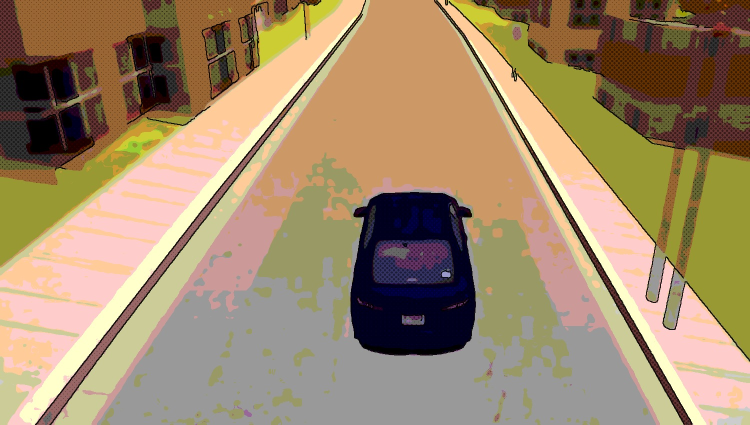
#> input picture motion/templates/game_poster/panels/car.jpg, 1500 x 850 px, given in place of L_230.5.jpg, which was not available (shown at 1/2 size)
$ python stylise.py
#> lines starting #> are read from the running program, lines starting #| are printed output that depends on the picture; after the words box and inside, x2 and y2 are one past the last pixel; in counts of white or black regions, pixels touching at a corner belong together
# Comic-panel stylise: smooth -> sunset/neon grade -> posterize -> ink edges -> halftone shading. Free, deterministic.
import cv2, numpy as np, json, sys
from PIL import Image
FR = '/home/claude/hook/fr/'
SKY = {'tower', 'skyline', 'river'}
P = {  # name: (frame, crop x0,y0,x1,y1 in 1920x1080, grade)
 'tower':  ('L_230.5.jpg', (380, 180, 1480, 860), 'sunset'),
 'stage':  ('S_95.jpg',    (420, 100, 1800, 850), 'neon'),
  'midway': ('L_65.jpg',    (560, 330, 1600, 860), 'neon'),
 'fireworks': ('L_69.5.jpg', (600, 60, 1500, 850), 'neon'),
 'dome':   ('L_76.jpg',    (520, 330, 1500, 870), 'neon'),
 'ctrain': ('L_108.jpg',   (520, 340, 1440, 900), 'sunset'),
 'r311':   ('L_117.jpg',   (300, 330, 1800, 870), 'teal'),
 'heli':   ('L_225.jpg',   (700, 180, 1700, 880), 'sunset'),
 'mp':     ('L_205.jpg',   (250, 330, 1700, 880), 'teal'),
 'skyline':('L_233.5.jpg', (300, 180, 1700, 860), 'sunset'),
 'car':    ('L_9.jpg',     (300, 180, 1500, 860), 'sunset'),
 'river':  ('L_60.jpg',    (500, 180, 1800, 850), 'sunset'),
}
GR = {'sunset': [(255, 120, 40), (255, 60, 140)], 'neon': [(140, 40, 255), (255, 40, 170)], 'teal': [(20, 200, 220), (255, 150, 40)]}
def sunset_sky(img):
    # replace the daylight sky (bright/blue region touching the top edge) with a box-art sunset gradient
    h, w = img.shape[:2]; hsv = cv2.cvtColor(img, cv2.COLOR_BGR2HSV)
#> after `h, w = img.shape[:2]`: h = 838; w = 1375
#> after `hsv = cv2.cvtColor(img, cv2.COLOR_BGR2HSV)`: hsv: shape (838, 1375, 3); mean H, S, V 35.1, 92.4, 164.2
    cand = ((hsv[..., 2] > 150) & ((hsv[..., 1] < 90) | ((hsv[..., 0] > 90) & (hsv[..., 0] < 130)))).astype(np.uint8)
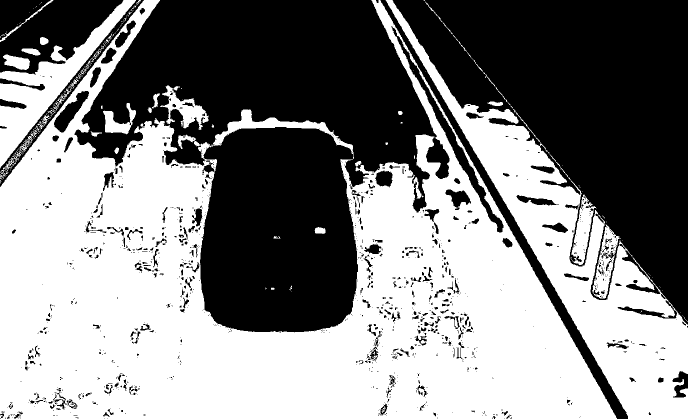
#> cand: shape (838, 1375) (shown at 1/2 size); values 0 (black) and 1 (white), 52.4% white; 1168 black regions (899 under 20 px), largest, box (x1, y1, x2, y2) and area: (149, 0, 899, 665) 276513, (785, 0, 1375, 649) 194440, (0, 0, 247, 149) 18339
    cand = cv2.morphologyEx(cand, cv2.MORPH_OPEN, np.ones((5, 5), np.uint8))
#> cand: shape (838, 1375); values 0 (black) and 1 (white), 50.8% white; 344 black regions (199 under 20 px), largest, box (x1, y1, x2, y2) and area: (149, 0, 899, 665) 285576, (785, 0, 1375, 655) 199158, (0, 0, 247, 149) 22941
    n, lab = cv2.connectedComponents(cand); top = set(np.unique(lab[0])) - {0}
#> after `n, lab = cv2.connectedComponents(cand)`:
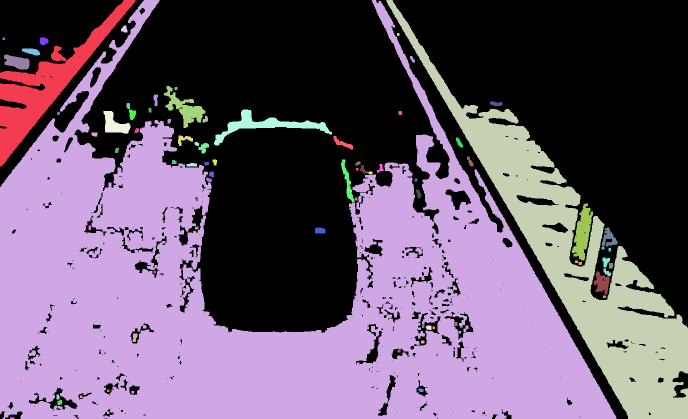
#> lab: shape (838, 1375) int32 (shown at 1/2 size); 76 distinct labels, from 0 to 75; one colour per label, 0 black
#> after `n, lab = cv2.connectedComponents(cand)`: n = 76
#> after `top = set(np.unique(lab[0])) - {0}`: top = 3 items
    m = np.isin(lab, list(top)).astype(np.float32)
#> m: shape (838, 1375) float32; values 0 (black) and 1 (white), 49.2% white; 3 white regions, box (x1, y1, x2, y2) and area: (0, 0, 1233, 838) 453476, (773, 0, 1375, 838) 93210, (0, 0, 271, 333) 19816
    m = cv2.GaussianBlur(m, (7, 7), 0)[..., None]
#> m: shape (838, 1375, 1) float32
    ys = np.linspace(0, 1, h)[:, None, None]; stops = np.array([[70, 30, 120], [200, 50, 140], [255, 110, 70], [255, 190, 90]], np.float32)[:, ::-1]
#> after `ys = np.linspace(0, 1, h)[:, None, None]`: ys = 838 values from 0 to 1
    k = np.clip(ys * 1.6, 0, 1) * 3; i = np.clip(k.astype(int), 0, 2); f = k - i
#> after `k = np.clip(ys * 1.6, 0, 1) * 3`: k = 838 values from 0 to 3
#> after `i = np.clip(k.astype(int), 0, 2)`: i = 838 values from 0 to 2
    grad = stops[i[..., 0]] * (1 - f) + stops[np.clip(i[..., 0] + 1, 0, 3)] * f
    grad = np.broadcast_to(grad, (h, w, 3))
    # keep cloud texture: modulate by the original luminance a little
    lum = cv2.cvtColor(img, cv2.COLOR_BGR2GRAY).astype(np.float32)[..., None] / 255
    sky = np.clip(grad * (0.8 + 0.35 * (lum - 0.7)), 0, 255)
    return (img * (1 - m) + sky * m).astype(np.uint8)
def stylise(img, grade, sky=False, night=False):
    if night:
        img = np.clip(255 * (img / 255.0) ** 0.72, 0, 255).astype(np.uint8)
    if sky: img = sunset_sky(img)
    h, w = img.shape[:2]
#> h = 838; w = 1375
    a = cv2.bilateralFilter(img, 9, 60, 9); a = cv2.bilateralFilter(a, 9, 50, 7)
    # saturation / contrast punch
    hsv = cv2.cvtColor(a, cv2.COLOR_BGR2HSV).astype(np.float32); hsv[..., 1] = np.clip(hsv[..., 1] * 1.55 + 12, 0, 255)
    hsv[..., 2] = np.clip((hsv[..., 2] - 128) * 1.18 + 136, 0, 255); a = cv2.cvtColor(hsv.astype(np.uint8), cv2.COLOR_HSV2BGR).astype(np.float32) / 255
#> after `hsv[..., 2] = np.clip((hsv[..., 2] - 128) * 1.18 + 136, 0, 255)`:
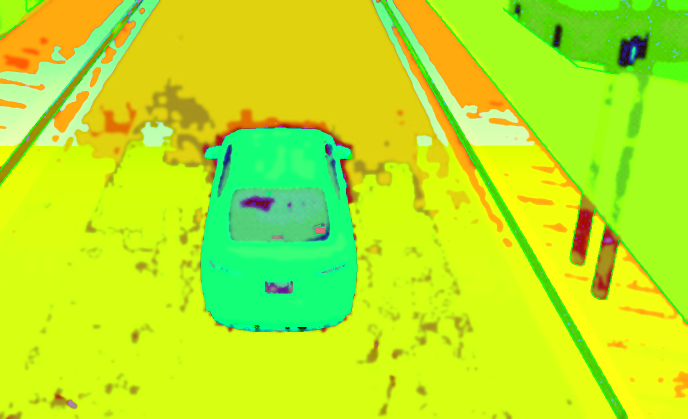
#> hsv: shape (838, 1375, 3) float32 (shown at 1/2 size); mean of channels 0, 1, 2 34, 234.5, 184.3; drawn as B, G, R
    # gradient grade (soft light), strongest at the top (sky)
    c0, c1 = [np.array(c[::-1], np.float32) / 255 for c in GR[grade]]
    t = np.linspace(0, 1, h)[:, None, None]; g = c0 * (1 - t) + c1 * t
#> after `t = np.linspace(0, 1, h)[:, None, None]`: t = 838 values from 0 to 1
    sl = np.where(g < .5, 2 * a * g + a * a * (1 - 2 * g), 2 * a * (1 - g) + np.sqrt(a) * (2 * g - 1))
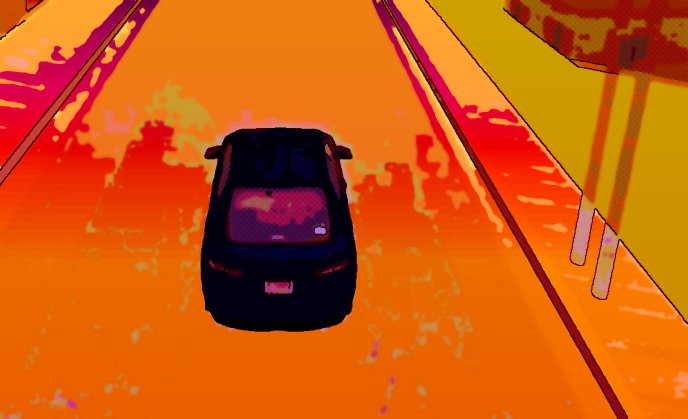
#> sl: shape (838, 1375, 3) float64 (shown at 1/2 size); mean of channels 0, 1, 2 0.0574, 0.353, 0.805; drawn as B, G, R
    wgt = (0.55 - 0.25 * t); a = a * (1 - wgt) + sl * wgt
    # posterize (6 levels per channel)
    L = 6; a = np.round(a * (L - 1)) / (L - 1)
    out = (np.clip(a, 0, 1) * 255).astype(np.uint8)
    # halftone dots in the shadows
    gray = cv2.cvtColor(out, cv2.COLOR_BGR2GRAY).astype(np.float32) / 255
    s = 9; yy, xx = np.mgrid[0:h, 0:w]; u = ((xx + yy) % s) - s / 2; v = ((xx - yy) % s) - s / 2
    r = np.sqrt(u * u + v * v) / (s * .7); dots = (r < np.clip((0.55 - gray) * 1.6, 0, 1)).astype(np.float32)
#> after `dots = (r < np.clip((0.55 - gray) * 1.6, 0, 1)).astype(np.float32)`: dots: shape (838, 1375) float32; values 0 (black) and 1 (white), 16.2% white; 13038 white regions (13001 under 20 px), largest, box (x1, y1, x2, y2) and area: (400, 255, 717, 664) 97871, (1007, 0, 1375, 150) 18278, (745, 0, 1256, 838) 12662
    out = (out.astype(np.float32) * (1 - 0.45 * dots[..., None])).astype(np.uint8)
    # ink lines
    g2 = cv2.GaussianBlur(cv2.cvtColor(img, cv2.COLOR_BGR2GRAY), (5, 5), 0)
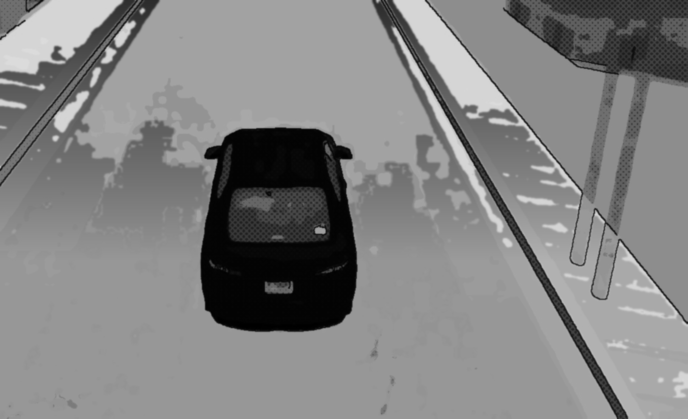
#> g2: shape (838, 1375) (shown at 1/2 size); min 0, max 220, mean 131
    e = cv2.Canny(g2, 60, 140); e = cv2.dilate(e, np.ones((2, 2), np.uint8))
#> after `e = cv2.Canny(g2, 60, 140)`: e: shape (838, 1375); 2.4% white in thin lines or dots
#> after `e = cv2.dilate(e, np.ones((2, 2), np.uint8))`:
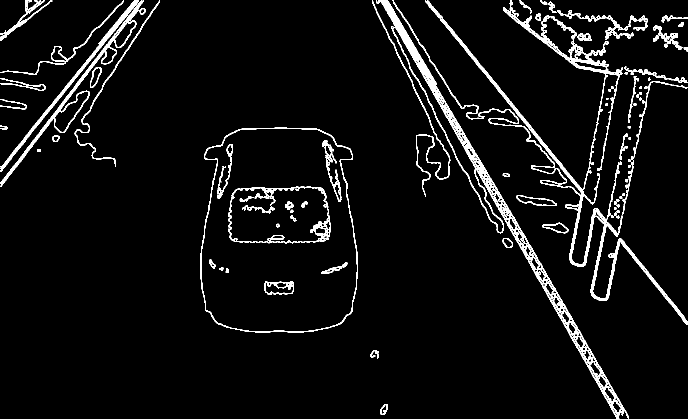
#> e: shape (838, 1375) (shown at 1/2 size); 5% white in thin lines or dots
    out[e > 0] = (out[e > 0] * 0.12).astype(np.uint8)
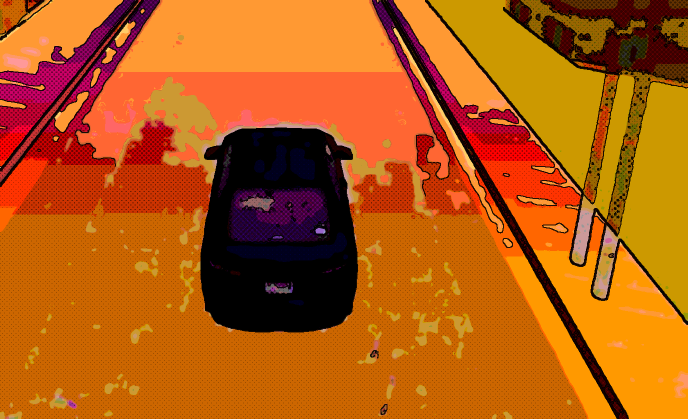
#> out: shape (838, 1375, 3) (shown at 1/2 size); mean of channels 0, 1, 2 16.5, 91.4, 181.4; drawn as B, G, R
    return out
if __name__ == '__main__':
    for n, (f, (x0, y0, x1, y1), gr) in P.items():
        im = cv2.imread(FR + f)[y0:y1, x0:x1]
        im = cv2.resize(im, None, fx=1.25, fy=1.25, interpolation=cv2.INTER_CUBIC)  # a bit more resolution for the ink
        cv2.imwrite(f'/home/claude/hook/panels/{n}.jpg', stylise(im, gr, n in SKY, gr == 'neon'), [cv2.IMWRITE_JPEG_QUALITY, 93])
        print(n, im.shape)
#| tower (838, 1375, 3)
#> pass 2 of the loop `for n, (f, (x0, y0, x1, y1), gr) in P.items():`:
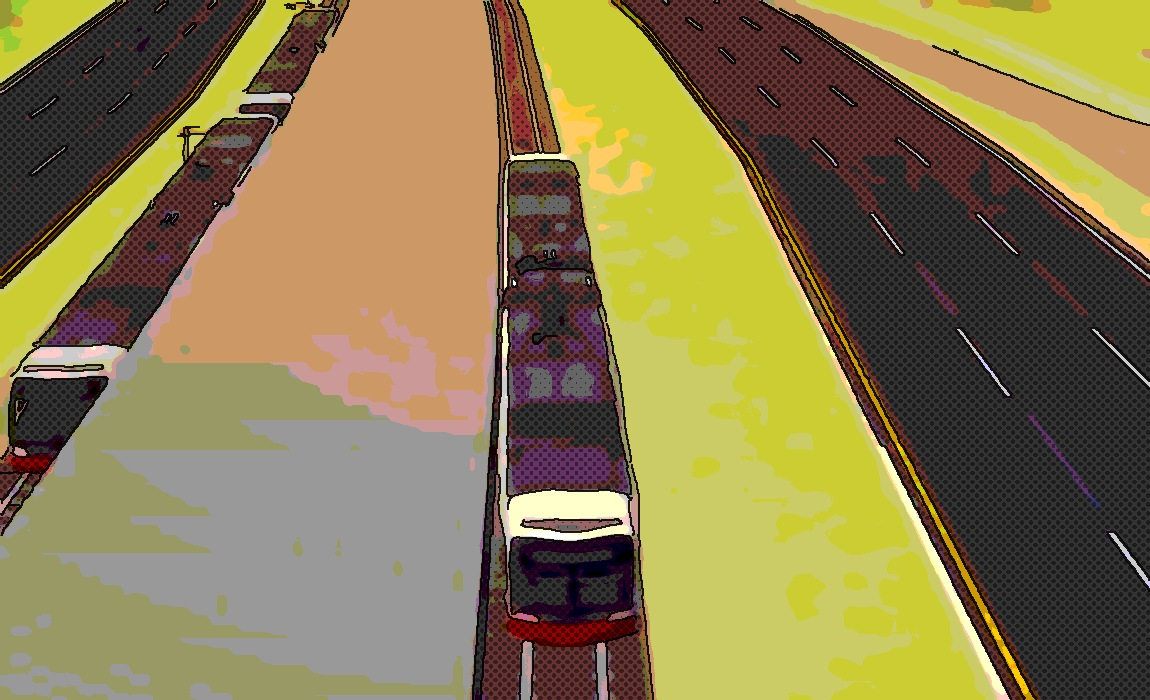
#> input picture motion/templates/game_poster/panels/ctrain.jpg, 1150 x 700 px, given in place of S_95.jpg, which was not available
#> sl: shape (750, 912, 3) float64
#> gray: shape (750, 912) float32
#> in stylise (call 2), `dots = (r < np.clip((0.55 - gray) * 1.6, 0, 1)).astype(np.float32)`:
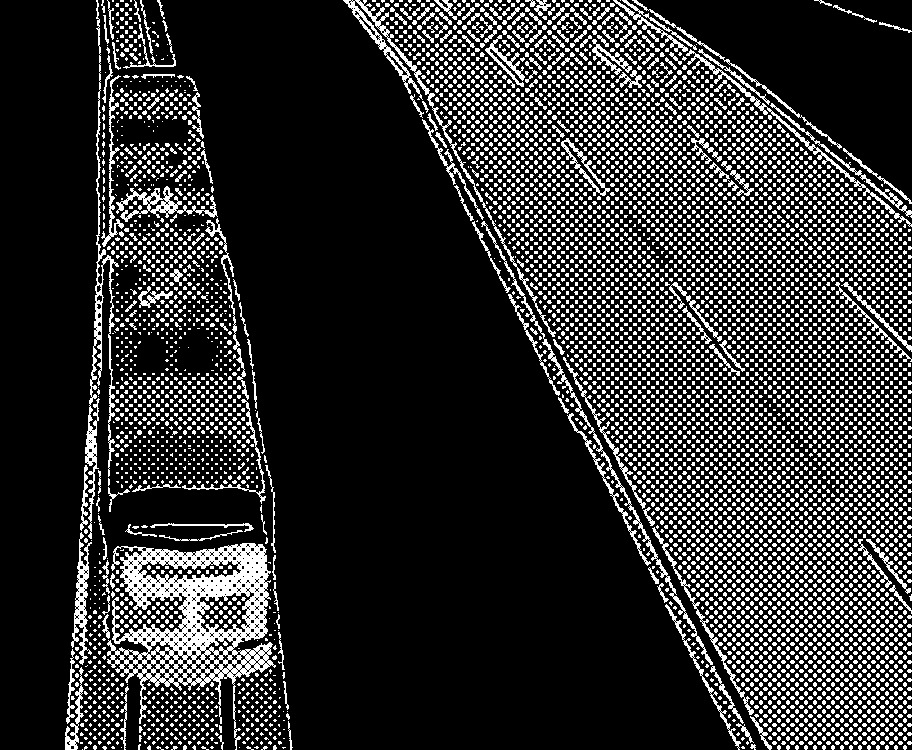
#> dots: shape (750, 912) float32; values 0 (black) and 1 (white), 18.5% white in thin lines or dots
#> g2: shape (750, 912)
#> in stylise (call 2), `e = cv2.Canny(g2, 60, 140)`:
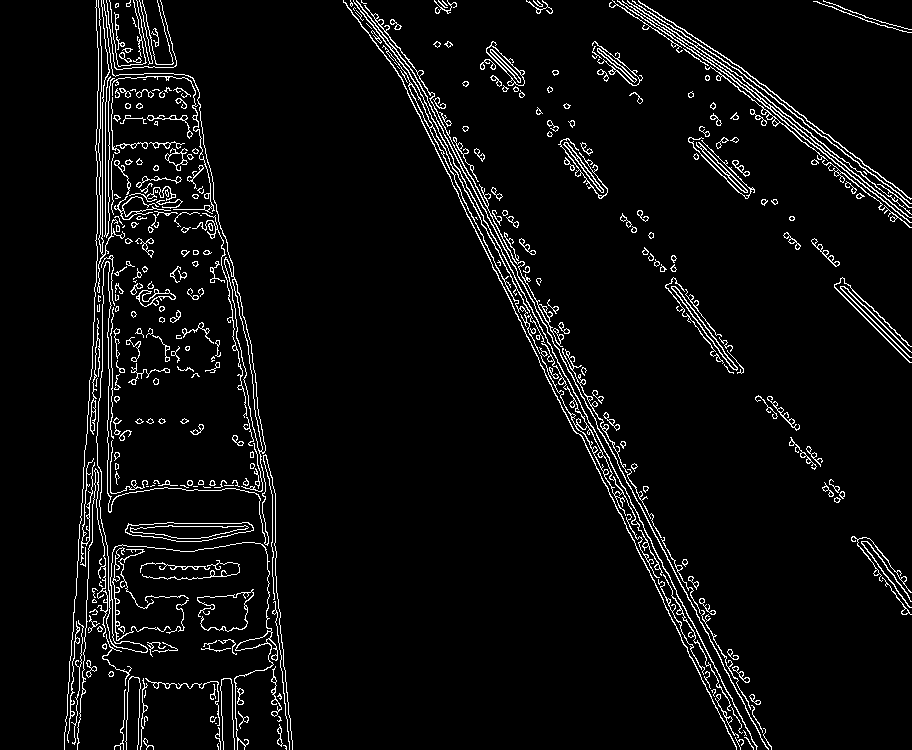
#> e: shape (750, 912); 4.9% white in thin lines or dots
#| stage (750, 912, 3)
#> (the run stopped early here; a loop or call above may not have finished)
